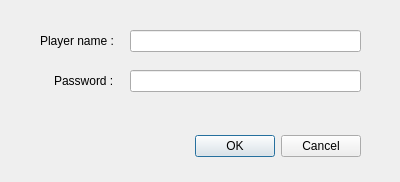
<?xml version="1.0" encoding="UTF-8"?>
<ui version="4.0">
 <class>DialogCreatePlayer</class>
 <widget class="QDialog" name="DialogCreatePlayer">
  <property name="geometry">
   <rect>
    <x>0</x>
    <y>0</y>
    <width>400</width>
    <height>182</height>
   </rect>
  </property>
  <property name="windowTitle">
   <string>Dialog</string>
  </property>
  <widget class="QLineEdit" name="lineEditPWD">
   <property name="geometry">
    <rect>
     <x>130</x>
     <y>70</y>
     <width>231</width>
     <height>22</height>
    </rect>
   </property>
  </widget>
  <widget class="QLineEdit" name="lineEditPlayerName">
   <property name="geometry">
    <rect>
     <x>130</x>
     <y>30</y>
     <width>231</width>
     <height>22</height>
    </rect>
   </property>
  </widget>
  <widget class="QLabel" name="label_2">
   <property name="geometry">
    <rect>
     <x>54</x>
     <y>70</y>
     <width>71</width>
     <height>21</height>
    </rect>
   </property>
   <property name="text">
    <string>Password : </string>
   </property>
   <property name="scaledContents">
    <bool>false</bool>
   </property>
  </widget>
  <widget class="QLabel" name="label">
   <property name="geometry">
    <rect>
     <x>40</x>
     <y>30</y>
     <width>91</width>
     <height>21</height>
    </rect>
   </property>
   <property name="text">
    <string>Player name : </string>
   </property>
   <property name="scaledContents">
    <bool>false</bool>
   </property>
  </widget>
  <widget class="QDialogButtonBox" name="buttonBox">
   <property name="geometry">
    <rect>
     <x>20</x>
     <y>130</y>
     <width>341</width>
     <height>32</height>
    </rect>
   </property>
   <property name="orientation">
    <enum>Qt::Horizontal</enum>
   </property>
   <property name="standardButtons">
    <set>QDialogButtonBox::Cancel|QDialogButtonBox::Ok</set>
   </property>
  </widget>
 </widget>
 <resources/>
 <connections/>
</ui>
